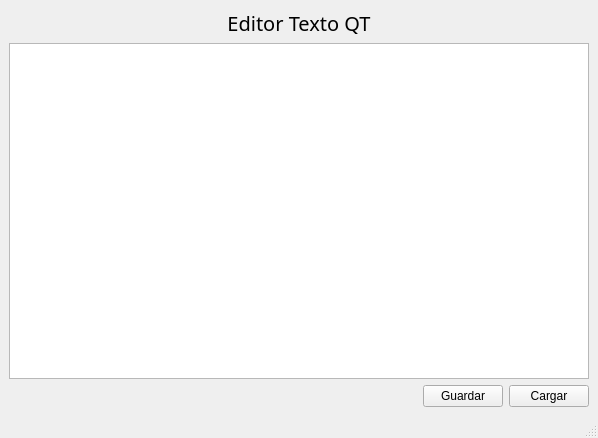
<?xml version="1.0" encoding="UTF-8"?>
<ui version="4.0">
 <class>MainWindow</class>
 <widget class="QMainWindow" name="MainWindow">
  <property name="geometry">
   <rect>
    <x>0</x>
    <y>0</y>
    <width>598</width>
    <height>438</height>
   </rect>
  </property>
  <property name="windowTitle">
   <string>MainWindow</string>
  </property>
  <widget class="QWidget" name="centralwidget">
   <layout class="QGridLayout" name="gridLayout">
    <item row="0" column="0">
     <layout class="QVBoxLayout" name="verticalLayout">
      <item>
       <widget class="QLabel" name="label">
        <property name="font">
         <font>
          <family>Arial Black</family>
          <pointsize>15</pointsize>
         </font>
        </property>
        <property name="text">
         <string>Editor Texto QT</string>
        </property>
        <property name="scaledContents">
         <bool>true</bool>
        </property>
        <property name="alignment">
         <set>Qt::AlignCenter</set>
        </property>
       </widget>
      </item>
      <item>
       <widget class="QPlainTextEdit" name="contenidoPlainTextEdit"/>
      </item>
      <item>
       <layout class="QHBoxLayout" name="horizontalLayout">
        <item>
         <spacer name="horizontalSpacer">
          <property name="orientation">
           <enum>Qt::Horizontal</enum>
          </property>
          <property name="sizeHint" stdset="0">
           <size>
            <width>40</width>
            <height>20</height>
           </size>
          </property>
         </spacer>
        </item>
        <item>
         <widget class="QPushButton" name="guardarPushButton">
          <property name="text">
           <string>Guardar</string>
          </property>
         </widget>
        </item>
        <item>
         <widget class="QPushButton" name="cargarPushButton">
          <property name="text">
           <string>Cargar</string>
          </property>
         </widget>
        </item>
       </layout>
      </item>
     </layout>
    </item>
   </layout>
  </widget>
  <widget class="QMenuBar" name="menubar">
   <property name="geometry">
    <rect>
     <x>0</x>
     <y>0</y>
     <width>598</width>
     <height>21</height>
    </rect>
   </property>
  </widget>
  <widget class="QStatusBar" name="statusbar"/>
 </widget>
 <resources/>
 <connections/>
</ui>
